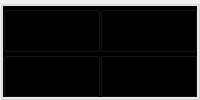
          <widget class="QGroupBox" name="visual_box">
           <property name="sizePolicy">
            <sizepolicy hsizetype="Expanding" vsizetype="Expanding">
             <horstretch>0</horstretch>
             <verstretch>0</verstretch>
            </sizepolicy>
           </property>
           <layout class="QGridLayout" name="visual_layout">
            <property name="sizeConstraint">
             <enum>QLayout::SetNoConstraint</enum>
            </property>
            <property name="leftMargin">
             <number>0</number>
            </property>
            <property name="topMargin">
             <number>0</number>
            </property>
            <property name="rightMargin">
             <number>0</number>
            </property>
            <property name="bottomMargin">
             <number>0</number>
            </property>
            <property name="spacing">
             <number>0</number>
            </property>
            <item row="0" column="1">
             <widget class="QGroupBox" name="view_box1">
              <property name="sizePolicy">
               <sizepolicy hsizetype="Expanding" vsizetype="Expanding">
                <horstretch>0</horstretch>
                <verstretch>0</verstretch>
               </sizepolicy>
              </property>
              <property name="styleSheet">
               <string notr="true">background-color: rgb(0, 0, 0);</string>
              </property>
              <property name="title">
               <string/>
              </property>
              <property name="flat">
               <bool>false</bool>
              </property>
              <layout class="QVBoxLayout" name="verticalLayout_2">
               <property name="spacing">
                <number>0</number>
               </property>
               <property name="leftMargin">
                <number>0</number>
               </property>
               <property name="topMargin">
                <number>0</number>
               </property>
               <property name="rightMargin">
                <number>0</number>
               </property>
               <property name="bottomMargin">
                <number>0</number>
               </property>
              </layout>
             </widget>
            </item>
            <item row="0" column="0">
             <widget class="QGroupBox" name="view_box0">
              <property name="sizePolicy">
               <sizepolicy hsizetype="Expanding" vsizetype="Expanding">
                <horstretch>0</horstretch>
                <verstretch>0</verstretch>
               </sizepolicy>
              </property>
              <property name="styleSheet">
               <string notr="true">background-color: rgb(0, 0, 0);</string>
              </property>
              <property name="title">
               <string/>
              </property>
              <layout class="QVBoxLayout" name="verticalLayout_4">
               <property name="spacing">
                <number>0</number>
               </property>
               <property name="leftMargin">
                <number>0</number>
               </property>
               <property name="topMargin">
                <number>0</number>
               </property>
               <property name="rightMargin">
                <number>0</number>
               </property>
               <property name="bottomMargin">
                <number>0</number>
               </property>
              </layout>
             </widget>
            </item>
            <item row="1" column="1">
             <widget class="QGroupBox" name="view_box3">
              <property name="sizePolicy">
               <sizepolicy hsizetype="Expanding" vsizetype="Expanding">
                <horstretch>0</horstretch>
                <verstretch>0</verstretch>
               </sizepolicy>
              </property>
              <property name="styleSheet">
               <string notr="true">background-color: rgb(0, 0, 0);</string>
              </property>
              <property name="title">
               <string/>
              </property>
              <property name="flat">
               <bool>false</bool>
              </property>
              <property name="checkable">
               <bool>false</bool>
              </property>
              <layout class="QVBoxLayout" name="verticalLayout_3">
               <property name="spacing">
                <number>0</number>
               </property>
               <property name="leftMargin">
                <number>0</number>
               </property>
               <property name="topMargin">
                <number>0</number>
               </property>
               <property name="rightMargin">
                <number>0</number>
               </property>
               <property name="bottomMargin">
                <number>0</number>
               </property>
              </layout>
             </widget>
            </item>
            <item row="1" column="0">
             <widget class="QGroupBox" name="view_box2">
              <property name="sizePolicy">
               <sizepolicy hsizetype="Expanding" vsizetype="Expanding">
                <horstretch>0</horstretch>
                <verstretch>0</verstretch>
               </sizepolicy>
              </property>
              <property name="styleSheet">
               <string notr="true">background-color: rgb(0, 0, 0);</string>
              </property>
              <property name="title">
               <string/>
              </property>
              <layout class="QVBoxLayout" name="verticalLayout_5">
               <property name="spacing">
                <number>0</number>
               </property>
               <property name="leftMargin">
                <number>0</number>
               </property>
               <property name="topMargin">
                <number>0</number>
               </property>
               <property name="rightMargin">
                <number>0</number>
               </property>
               <property name="bottomMargin">
                <number>0</number>
               </property>
              </layout>
             </widget>
            </item>
           </layout>
          </widget>
